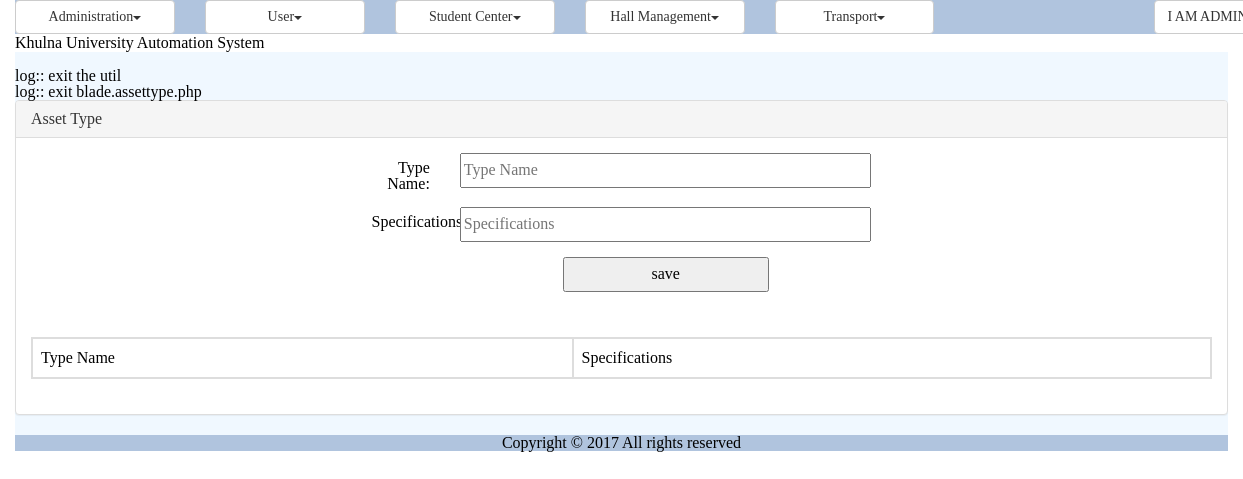
Before: /asset_type.php (signed in) with the older database file.
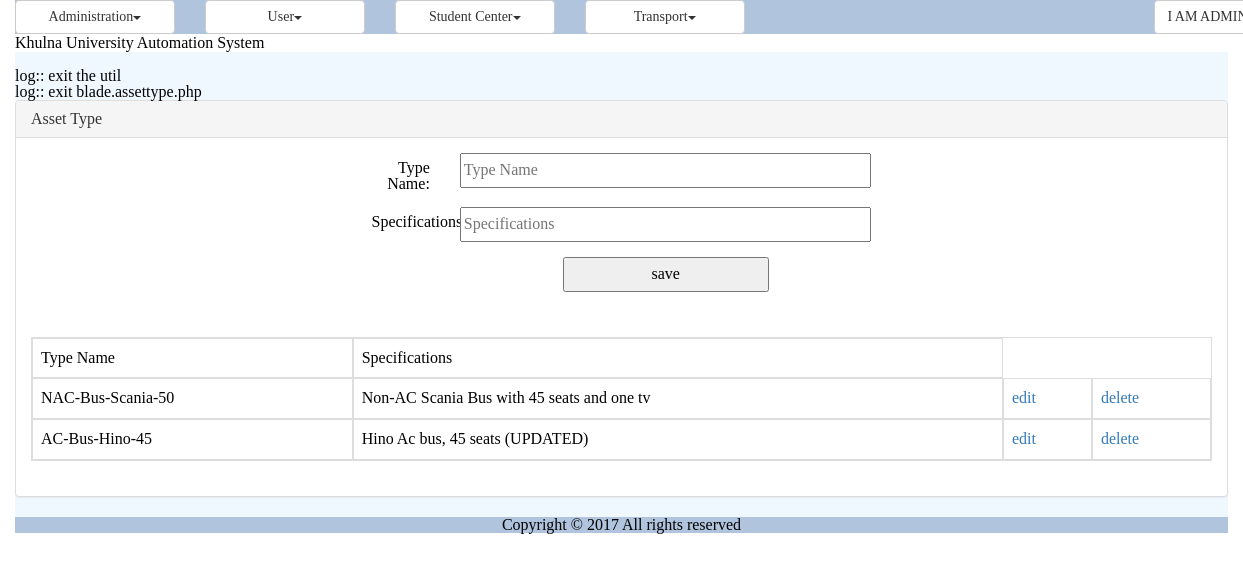
After: the same page with the newer database file.
### tables this page shows
CREATE TABLE `tbl_asset_type` (
  `at_id` int(10) NOT NULL,
  `type_name` varchar(150) NOT NULL,
  `specs` varchar(150) NOT NULL
);

### common/class.common.php (called while the page is built, shortened)
<?php
include_once 'class.common.tms.php';
class MenuXML{
    private $_Title;
    private $_Visible=0;
    public function getTitle(){
        return $this->_Title;
    }
    public function isVisible(){
        return $this->_Visible;
    }
}
class Result{
    private $_IsSuccess=0;
    private $_ResultObject;
    public function setIsSuccess($IsSuccess){
        $this->_IsSuccess = $IsSuccess;
    }
    public function getIsSuccess(){
        return $this->_IsSuccess;
    }
    public function setResultObject($ResultObject){
        $this->_ResultObject = $ResultObject;
    }
    public function getResultObject(){
        return $this->_ResultObject;
    }
}
?>

### modules/tms/bao/class.assetbao.php (called while the page is built, shortened)
<?php
include_once './util/class.util.php';
include_once '/../dao/class.assetdao.php';
class AssetBao{
	private $_AssetDao;
	function AssetBao()
	{
		$this->_AssetDao = new AssetDao();
	}
	public function getAllAssetType(){
		$Result = $this->_AssetDao->getAllAssetType();
		return $Result;
	}
}
 ?>

### modules/tms/dao/class.assetdao.php (called while the page is built, shortened)
<?php
include_once './common/class.common.php';
include_once './util/class.util.php';
class AssetDao{
    private $_DB;
    function AssetDao(){
        $this->_DB = DBUtil::getInstance();
    }
    public function getAllAssetType(){
        $AssetTypeList = array();
        $this->_DB->doQuery("SELECT * FROM tbl_asset_type");
        $rows = $this->_DB->getAllRows();
        for($i = 0; $i < sizeof($rows); $i++) {
            $row = $rows[$i];
            $this->_AssetType = new AssetType();
            $this->_AssetType->setAtId ( $row['at_id']);
            $this->_AssetType->setTypeName ( $row['type_name'] );
            $this->_AssetType->setSpecs ( $row['specs'] );
            $AssetTypeList[]=$this->_AssetType;
        }
        $Result = new Result();
        $Result->setIsSuccess(1);
        $Result->setResultObject($AssetTypeList);
        return $Result;
    }
}
?>

### common/class.common.tms.php (called while the page is built, shortened)
<?php
class AssetType{
    private $_at_id;
    private $_type_name;
    private $_specs;
    public function getAtId()
    {
        return $this->_at_id;
    }
    public function setAtId($_at_id)
    {
        $this->_at_id = $_at_id;
        return $this;
    }
    public function getTypeName()
    {
        return $this->_type_name;
    }
    public function setTypeName($_type_name)
    {
        $this->_type_name = $_type_name;
        return $this;
    }
    public function getSpecs()
    {
        return $this->_specs;
    }
    public function setSpecs($_specs)
    {
        $this->_specs = $_specs;
        return $this;
    }
}
?>

### modules/tms/ui/view.assettype.php (the view, shortened to what the changed rows need)
<?php
include_once 'blade/view.assettype.blade.php';
include_once COMMON.'class.common.php';
?>
<div class="panel panel-default">
    <div class="panel-body">
    <table class="table table-bordered">
    <?php
    $Result = $_AssetBao->getAllAssetType();
    if($Result->getIsSuccess()){
        $AssetTypeList = $Result->getResultObject();
        ?>
        <tr>
            <th>Type Name</th>
            <th>Specifications</th>
        </tr>
        <?php
        for($i = 0; $i < sizeof($AssetTypeList); $i++) {
            $AssetType = $AssetTypeList[$i];
            ?>
            <tr>
                <td><?php echo $AssetType->getTypeName(); ?></td>
                <td><?php echo $AssetType->getSpecs(); ?></td>
                <td>
                    <a href="?edit=<?php echo $AssetType->getAtId(); ?>" onclick="return confirm('sure to edit !'); " >edit</a>
                </td>
                <td>
                    <a href="?del=<?php echo $AssetType->getAtId(); ?>" onclick="return confirm('sure to delete !'); " >delete</a>
                </td>
            </tr>
            <?php
        }
    }
    else{
        echo $Result->getResultObject();
    }
    ?>
    </table>
    </div>

### template/basic/menu.php (shortened to what the changed rows need)
<?php
function print_top_menu($globalMenu,$logoutMenu)
{
	$menu_content='';
	if(isset($globalMenu)){
		$menu_content = 	'<div class="dropdown"><div class="row">';
		$menu_content = 	$menu_content.'<div class="col-sm-11">';
		$menu_content = 	$menu_content.build_top_nav_menu($globalMenu);
		$menu_content = 	$menu_content.'</div>';
		$menu_content = 	$menu_content.'<div class="col-sm-1">'.$logoutMenu;
		$menu_content = 	$menu_content.'</div>';
		$menu_content = 	$menu_content.'</div></div>';
	}
	return $menu_content;
}
function build_top_nav_menu($globalMenu){
	$superLayer = '<div class="row">';
	for ($i=0; $i < sizeof($globalMenu) ; $i++) {
		if($globalMenu[$i]->isVisible()){
 			$firstLayer  = '<div class="col-sm-2">';
    		$firstLayer  =  $firstLayer.'<button class="dropdown-toggle btn btn-default btn-block" type="button" data-toggle="dropdown">'.$globalMenu[$i]->getTitle().'<span class="caret"></span></button>';
    		$firstLayer  =  $firstLayer.'<ul class="dropdown-menu">';
			for ($j=0; $j <sizeof($globalMenu[$i]->_Child) ; $j++) {
				if($globalMenu[$i]->_Child[$j]->isVisible()){
					if(sizeof($globalMenu[$i]->_Child[$j]->_Child)>0){
						$secondLayer  =  '<li class="dropdown-submenu">
					        <a class="test" tabindex="-1" href="#">'.$globalMenu[$i]->_Child[$j]->getTitle().
					        '<span class="caret"></span></a>';
					    $secondLayer = $secondLayer.'<ul class="dropdown-menu">';
						for ($k=0; $k <sizeof($globalMenu[$i]->_Child[$j]->_Child) ; $k++) {
							if($globalMenu[$i]->_Child[$j]->_Child[$k]->isVisible()){
							$thirdLayer  = '<li><a tabindex="-1" href="'.
											$globalMenu[$i]->_Child[$j]->_Child[$k]->getLink().'">'.
											$globalMenu[$i]->_Child[$j]->_Child[$k]->getTitle().
											'</a></li>' ;
							$secondLayer  = $secondLayer  . $thirdLayer;
							}
						}
						$secondLayer = $secondLayer.'</ul></li>';
					}
					else{
						$secondLayer  = '<li><a tabindex="-1" href="#">'.$globalMenu[$i]->_Child[$j]->getTitle().
									'</a></li>';
	  				}
				$firstLayer  = $firstLayer  . $secondLayer;
				}
			}
		$firstLayer = $firstLayer . '<ul></div>';
		$superLayer = $superLayer . $firstLayer;
		}
	}
	$superLayer = $superLayer . '</div>';
	return $superLayer;
}
?>

Changed rows visible on the page:
added tbl_asset_type: type_name "NAC-Bus-Scania-50", specs "Non-AC Scania Bus with 45 seats and one tv"
added tbl_asset_type: type_name "AC-Bus-Hino-45", specs "Hino Ac bus, 45 seats (UPDATED)"
Other visible differences:
$globalMenu[$i]->getTitle(): "Administration User Student Center Hall Management Transport" → "Administration User Student Center Transport"
